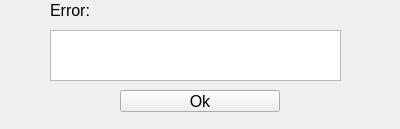
<?xml version="1.0" encoding="UTF-8"?>
<ui version="4.0">
 <class>ErrorWindow</class>
 <widget class="QWidget" name="ErrorWindow">
  <property name="geometry">
   <rect>
    <x>0</x>
    <y>0</y>
    <width>400</width>
    <height>129</height>
   </rect>
  </property>
  <property name="windowTitle">
   <string>Form</string>
  </property>
  <widget class="QListView" name="listView">
   <property name="geometry">
    <rect>
     <x>50</x>
     <y>30</y>
     <width>291</width>
     <height>51</height>
    </rect>
   </property>
   <property name="font">
    <font>
     <pointsize>12</pointsize>
    </font>
   </property>
  </widget>
  <widget class="QSplitter" name="splitter">
   <property name="geometry">
    <rect>
     <x>120</x>
     <y>90</y>
     <width>160</width>
     <height>22</height>
    </rect>
   </property>
   <property name="font">
    <font>
     <pointsize>12</pointsize>
    </font>
   </property>
   <property name="orientation">
    <enum>Qt::Horizontal</enum>
   </property>
   <widget class="QPushButton" name="pushButton">
    <property name="font">
     <font>
      <pointsize>12</pointsize>
     </font>
    </property>
    <property name="text">
     <string>Ok</string>
    </property>
   </widget>
  </widget>
  <widget class="QLabel" name="label">
   <property name="geometry">
    <rect>
     <x>50</x>
     <y>-10</y>
     <width>161</width>
     <height>41</height>
    </rect>
   </property>
   <property name="font">
    <font>
     <pointsize>12</pointsize>
    </font>
   </property>
   <property name="text">
    <string>Error:</string>
   </property>
  </widget>
 </widget>
 <resources/>
 <connections/>
</ui>
